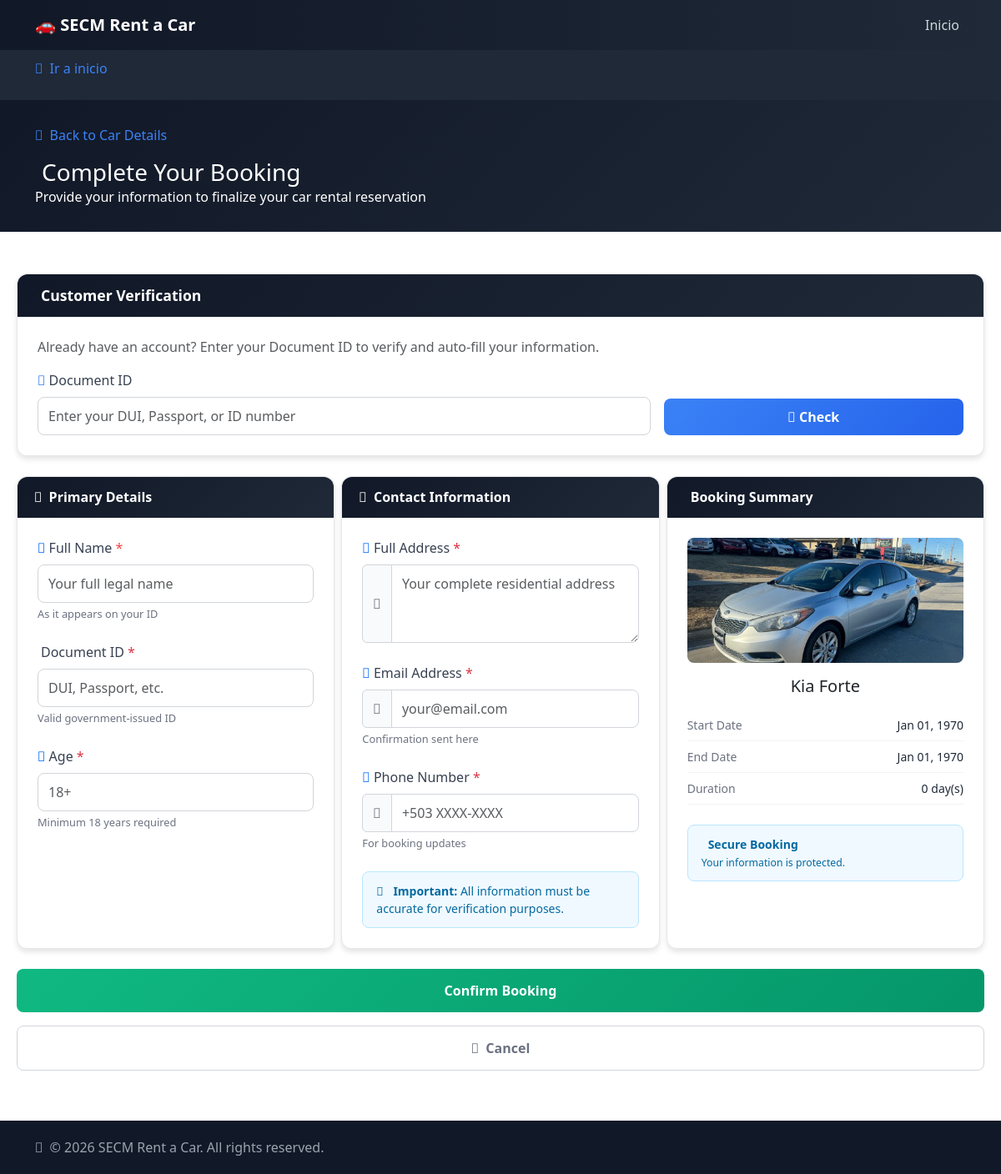
Page /booking_form.php?car_id=3 on the earlier database version.
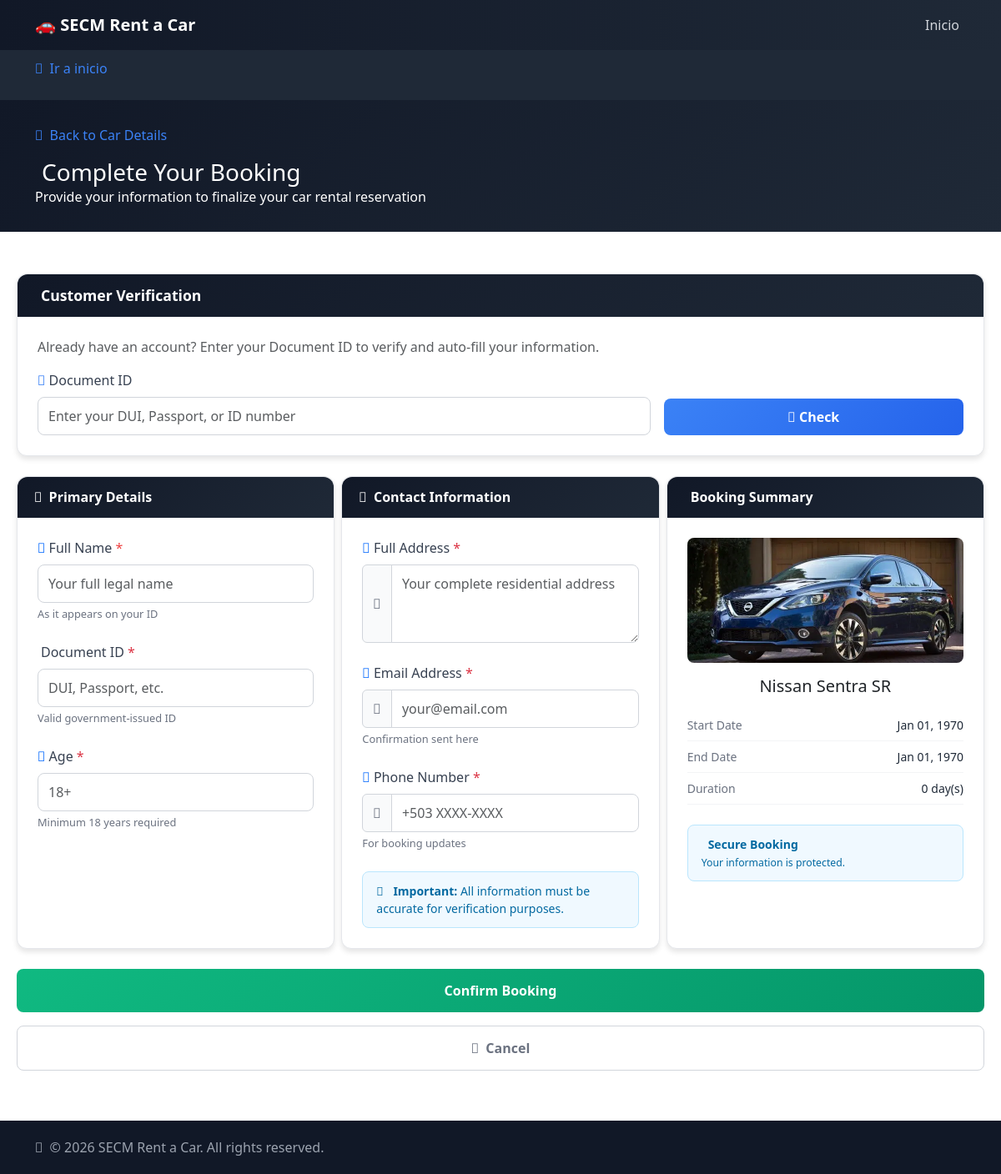
Same page on the later database version.
### tables this page shows
CREATE TABLE `vehiculo` (
  `id_vehiculo` bigint(20) NOT NULL,
  `marca` varchar(50) NOT NULL,
  `modelo` varchar(50) DEFAULT NULL,
  `anio` varchar(6) NOT NULL,
  `descripcion` varchar(300) DEFAULT NULL,
  `categoria` varchar(15) NOT NULL,
  `preciodiario` decimal(10,2) NOT NULL,
  `imagepath` varchar(200) DEFAULT NULL,
  `estado` varchar(15) DEFAULT NULL
);

### conf/conn.php (called while the page is built, shortened)
<?php
function recuperarDataVehiculo($conn,$carId){
    $sql = "SELECT marca, modelo, anio, descripcion,categoria, preciodiario,imagepath
            FROM vehiculo WHERE id_vehiculo = ? LIMIT 1";
    $stmt = $conn->prepare($sql);
    $stmt->bind_param("i", $carId);
    $stmt->execute();
    $result = $stmt->get_result();
    $row = $result->fetch_assoc();
    return $row;
}
?>

### conf/Service.php (called while the page is built, shortened)
<?php
include 'conn.php';
function dataVehiculo($carId){
    $conn = connectionDB();
    $response = recuperarDataVehiculo($conn,$carId);
    return $response;
}
?>

### booking_form.php (the view, shortened to what the changed rows need)
<?php
include("conf/Service.php");
$carId = 0;
if (!isset($_POST['guardar_frm']))
{
    $carId = $_GET['car_id'] ?? null;
    $startDate = $_GET['start_date'] ?? null;
    $endDate = $_GET['end_date'] ?? null;
}else{
    $carId = $_POST['car_id'];
    $startDate = $_POST['start_date'];
    $endDate = $_POST['end_date'];
    $bookingConfirmed = false;
}
$selectedCar = dataVehiculo($carId);
$imageCar = $selectedCar['imagepath']."/1.jpg";
?>
<!DOCTYPE html>
<html lang="en">
<head>
    <?php include("pages/header.php");?>
</head>
<body>
    <div class="page-header">
        <div class="container">
            <h1><i class="fas fa-calendar-check me-2"></i>Complete Your Booking</h1>
        </div>
    </div>
        <div class="checkout-grid d-flex justify-content-center align-items-center vh-400">
            <div class="form-container">
                <form method="POST" action="" id="bookingForm">
                    <div class="row g-2">
                        <div class="col-lg-4">
                            <div class="booking-card h-100">
                                <div class="card-body p-4">
                                    <div class="text-center mb-3">
                                        <img src="<?php echo $imageCar; ?>"
                                             alt="<?php echo $selectedCar['marca'] . ' ' . $selectedCar['modelo']; ?>"
                                             style="width: 100%; height: 150px; object-fit: cover; border-radius: 8px;">
                                    </div>
                                    <h5 class="text-center mb-3"><?php echo $selectedCar['marca'] . ' ' . $selectedCar['modelo']; ?></h5>
                                    <div class="info-row">
                                        <span class="info-label">Start Date</span>
                                        <span class="info-value"><?php echo date('M d, Y', strtotime($startDate)); ?></span>
                                    </div>
                                    <div class="info-row">
                                        <span class="info-label">End Date</span>
                                        <span class="info-value"><?php echo date('M d, Y', strtotime($endDate)); ?></span>
                                    </div>
                                    <div class="info-row">
                                        <span class="info-label">Duration</span>
                                        <span class="info-value">
                                        </span>
                                    </div>
                                    <div class="info-box mt-4">
                                        <strong>Secure Booking</strong><br>
                                        <small>Your information is protected.</small>
                                    </div>
                                </div>
                            </div>
                        </div>
                    </div>
                    </form>
                </div>
            </div>
</body>
</html>

Differences in the rows shown:
changed vehiculo: imagepath: a different picture; marca "Kia" → "Nissan"; modelo "Forte" → "Sentra SR"
